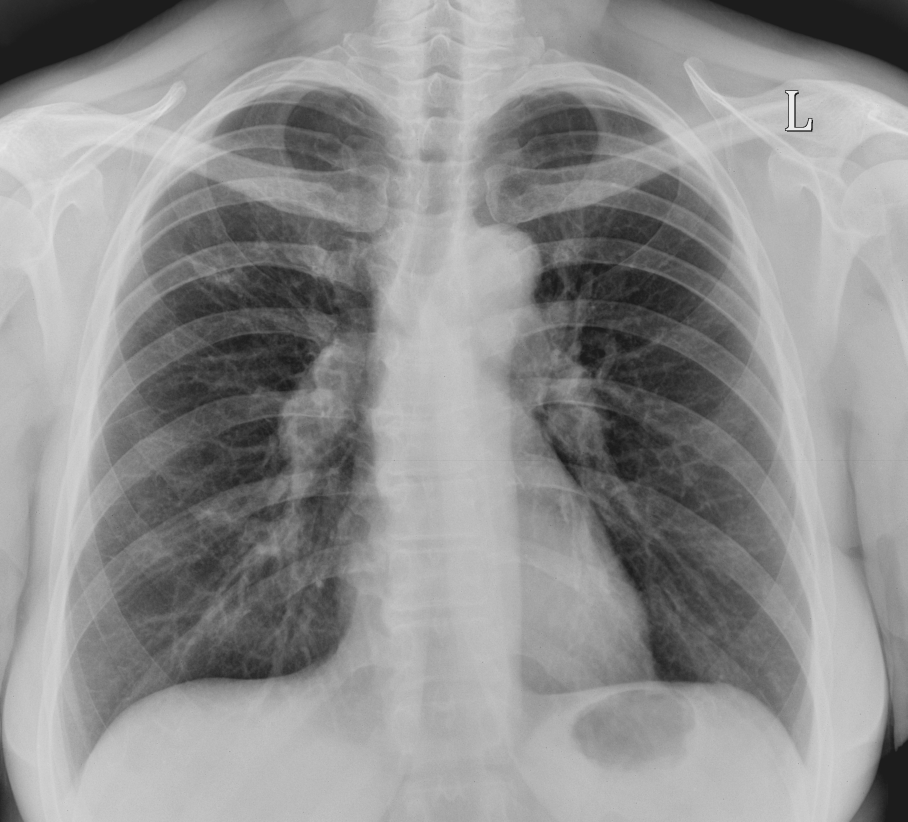
#> input picture images/007.JPG, 2722 x 2465 px (shown at 1/3 size)
$ python -i image_validator.py   (imports and definitions only)
#> lines starting #> are read from the running program, lines starting #| are printed output that depends on the picture
#> further down, picture is the input picture: PIL image 2722x2465 RGB; mean R, G, B 143.5, 143.5, 143.5
"""
Validation Heuristiques
    -Format supporté
    -Taille minimale
    -Image en niveaux de gris (critère principal pour une radio)
    -Ratio largeur/hauteur cohérent avec une radio thoracique
    -Pas trop lumineuse ni trop sombre (contraste minimal)

Sinon Classifier ML léger
    -Logistic regression sur features pixel (même logique que pixel_baseline)
    -Entraîné sur des exemples radio vs non-radio
    -Si le modèle n'est pas encore entraîné, on reste sur le résultat heuristique
"""

from __future__ import annotations

from pathlib import Path
from typing import Any

import numpy as np
from PIL import Image, ImageStat, ImageFilter


ALLOWED_SUFFIXES = {".png", ".jpg", ".jpeg", ".bmp"}

#Taille minimale acceptable
MIN_WIDTH  = 128
MIN_HEIGHT = 128

#Une radio thoracique a un ratio proche de 1 (légèrement plus large que haute)
#On accepte entre 0.6 et 2.0 pour être tolérant
RATIO_MIN = 0.6
RATIO_MAX = 2.0

#Seuil de niveaux de gris : la saturation moyenne doit être très faible
#On travaille en RGB et on calcule l'écart max entre canaux R, G, B par pixel
#Si l'image est vraiment en gris, cet écart est proche de 0
GRAYSCALE_THRESHOLD = 10.0                                                  # écart max moyen entre canaux (sur 255)

#une radio n'est pas toute noire ni toute blanche
CONTRAST_MIN = 20.0                                                         #stddev minimale sur les niveaux de gris (sur 255)
BRIGHTNESS_MIN = 10.0                                                       #moyenne minimale (pas trop sombre)
BRIGHTNESS_MAX = 245.0                                                      #moyenne maximale (pas surexposée)

# Chemin du modèle ML de validation (entraîné séparément)
VALIDATOR_MODEL_PATH = Path(__file__).resolve().parents[1] / "models" / "xray_validator.joblib"

REFERENCE_THORAX_PATH = Path(__file__).resolve().parents[1] / "data" / "reference_thorax" / "image.png"


#Heuristiques

# [104 lines left out: functions _check_format, _check_size, _check_ratio, _check_grayscale, _check_contrast, _heuristic_score, not called in this run]


#Classifier ML

def _ml_validator_exists() -> bool:
    return VALIDATOR_MODEL_PATH.exists()


def _extract_validator_features(image: Image.Image) -> np.ndarray:
    gray = image.convert("L").resize((128, 128))
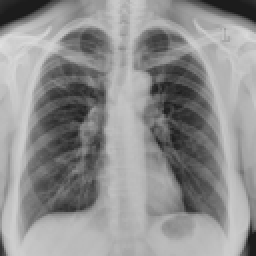
#> gray: PIL image 128x128 L (shown 2 times larger); min 26, max 224, mean 143.5
    arr  = np.array(gray, dtype=np.float32) / 255.0
    stat = ImageStat.Stat(gray)

    edges = np.array(gray.filter(ImageFilter.FIND_EDGES), dtype=np.float32) / 255.0
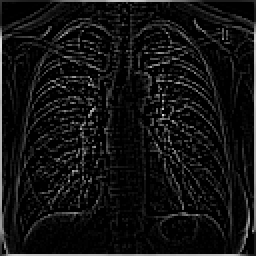
#> edges: shape (128, 128) float32 (shown 2 times larger); min 0, max 0.878, mean 0.073
    hist, _ = np.histogram(arr, bins=32, range=(0.0, 1.0), density=True)
#> hist = 32 values, max 4.24 at index 23, min 0 at index 0, mean 1

    # Stats de base
    features = [
        float(arr.mean()),
        float(arr.std()),
        float(np.percentile(arr, 5)),
        float(np.percentile(arr, 25)),
        float(np.percentile(arr, 50)),
        float(np.percentile(arr, 75)),
        float(np.percentile(arr, 95)),
        float(edges.mean()),
        float(edges.std()),
        float(stat.extrema[0][0] / 255.0),
        float(stat.extrema[0][1] / 255.0),
    ]
#> features = [0.563, 0.189, 0.212, 0.412, 0.627, 0.722, 0.78, 0.073, 0.136, 0.102, 0.878]

    # Pour les images RGB, mesure de la saturation (couleur vs gris)
    rgb = np.array(image.convert("RGB"), dtype=np.float32)
    r, g, b = rgb[:, :, 0], rgb[:, :, 1], rgb[:, :, 2]
    channel_diff = float(np.mean(np.max(np.stack([
        np.abs(r - g), np.abs(r - b), np.abs(g - b)
    ], axis=0), axis=0)) / 255.0)
#> channel_diff = 2.07e-05
    features.append(channel_diff)

    return np.asarray([*features, *hist.tolist()], dtype=np.float32)


_cached_validator_model = None

# [15 lines left out: function _ml_predict, not called in this run]


_reference_hist: np.ndarray | None = None


# [152 lines left out: functions _get_reference_hist, _check_thorax_similarity, validate_image, _reject, not called in this run]

>>> from PIL import Image
>>> picture = Image.open('../images/007.JPG')
>>> result = _extract_validator_features(picture)
#> result = 44 values, max 4.24 at index 35, min 0 at index 12, mean 0.834

$ run again, on images/013.JPG
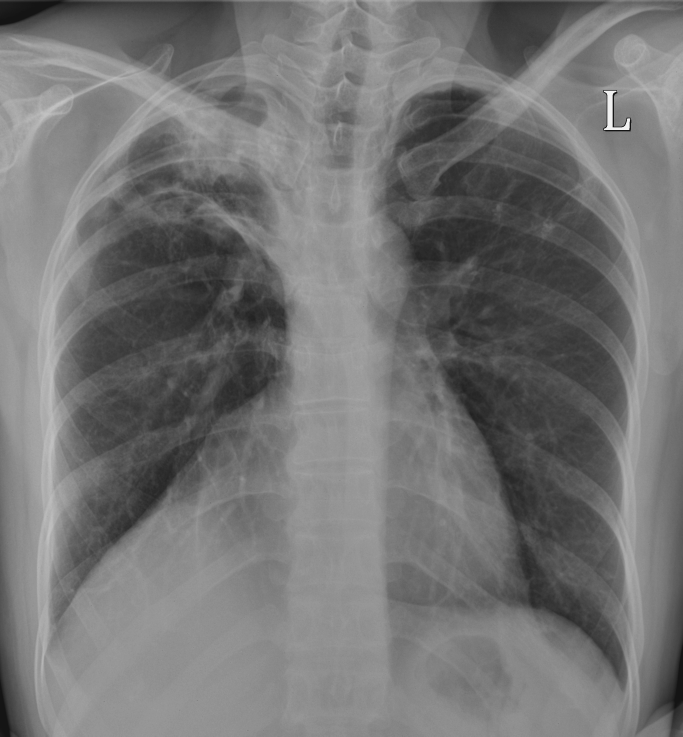
#> input picture images/013.JPG, 2048 x 2209 px (shown at 1/3 size)
#> picture is the input picture: PIL image 2048x2209 RGB; mean R, G, B 116.2, 116.2, 116.2
#> in _extract_validator_features, `gray = image.convert("L").resize((128, 128))`:
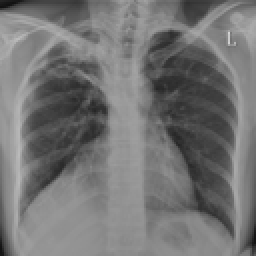
#> gray: PIL image 128x128 L (shown 2 times larger); min 18, max 211, mean 116.2
#> in _extract_validator_features, `edges = np.array(gray.filter(ImageFilter.FIND_EDGES), dtype=np.float32..`:
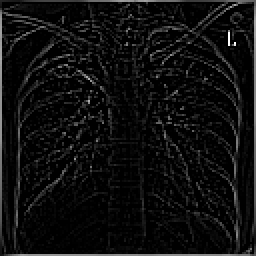
#> edges: shape (128, 128) float32 (shown 2 times larger); min 0, max 1, mean 0.0576
#> hist = 32 values, max 5.22 at index 18, min 0 at index 0, mean 1
#> features = [0.456, 0.132, 0.227, 0.337, 0.494, 0.565, 0.616, 0.0576, 0.109, 0.0706, 0.827]
#> channel_diff = 5.16e-06
#> result = 44 values, max 5.22 at index 30, min 0 at index 12, mean 0.816
